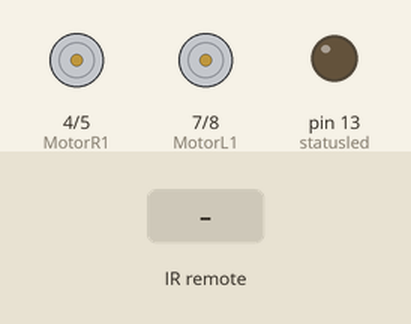
Bench run of a sketch on a simulated Arduino Uno, built with avr-gcc and run on an emulated ATmega328P. On the bench: motor-driver pin pairs drawn as motors (green arrow = first pin HIGH = forward, orange = second pin HIGH = backward, longer = more drive, scaled by the enable pin), output pins drawn as LEDs (lit = HIGH). Inputs (shaded band) come from the test bench.

Above: at 1.2 s.
1.3 s: infrared code 0xFF18E7 received
At 2.1 s:
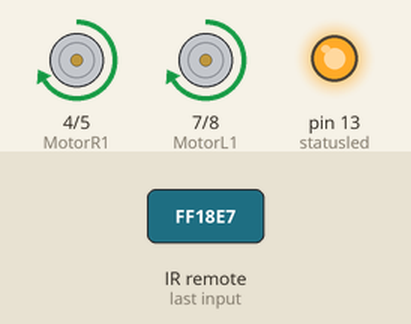
2.9 s: infrared code 0xFF10EF received
At 3.4 s:
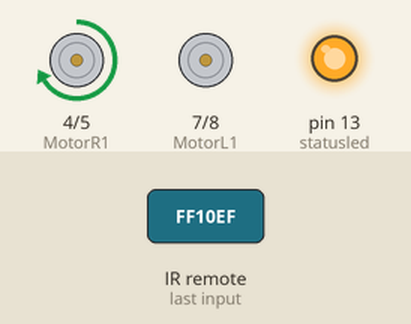
4.5 s: infrared code 0xFF30CF received
At 5.8 s:
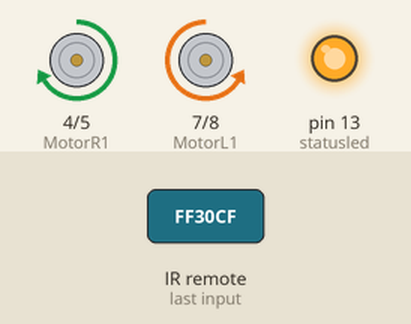
6.1 s: infrared code 0xFF5AA5 received
At 7.0 s:
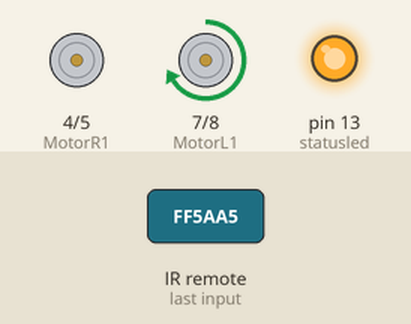
7.7 s: infrared code 0xFF7A85 received
At 8.1 s:
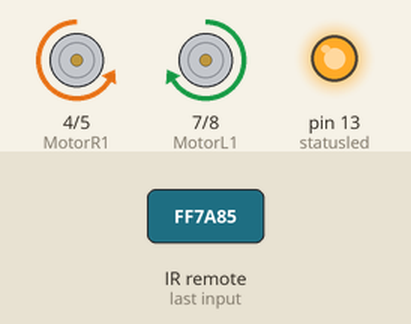
9.2 s: infrared code 0xFF4AB5 received
At 10.5 s:
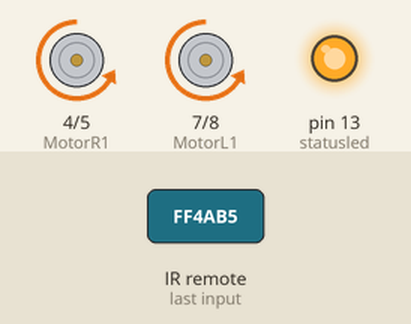
Timing chart, 0 to 11.8 s (numbered marks = the images above; inputs shaded):
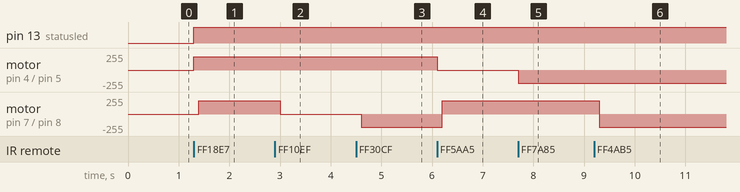

The sketch:

IR_remote_L298N_V2.ino
```cpp
#include <IRremote.h>

int RECV_PIN = 11;

int statusled = 13;

IRrecv irrecv(RECV_PIN);

decode_results results;

//Motor Right
const int enableR = 3;
const int MotorR1 = 4;
const int MotorR2 = 5;

//Motor Left
const int enableL = 6;
const int MotorL1 = 7;
const int MotorL2 = 8;

int enableRval ;
int enableLval ;
int MotorR1val ;
int MotorR2val ;
int MotorL1val ;
int MotorL2val ;

int MotorRspeed ;
int MotorLspeed ;

void setup()

{

irrecv.enableIRIn();

  pinMode(statusled,OUTPUT);
  digitalWrite(statusled,LOW);

  pinMode (enableR, OUTPUT);
  pinMode (MotorR1, OUTPUT);
  pinMode (MotorR2, OUTPUT);

  pinMode (enableL, OUTPUT);
  pinMode (MotorL1, OUTPUT);
  pinMode (MotorL2, OUTPUT);

  digitalWrite(enableR , HIGH);
  digitalWrite(enableL , HIGH);
}

void loop() {

if (irrecv.decode(&results)) {

digitalWrite(statusled,HIGH);

irrecv.resume();
/////////////////////////////////////////////////////////////////////////
if (results.value == 0xFF18E7){ // type button 2 forward robot control

     MotorRspeed =  200;
     MotorLspeed =  MotorRspeed;

     MotorR1val = 1;
     MotorR2val = 0;
     MotorL1val = 1;
     MotorL2val = 0;
     Motor();
     Serial.print("Forward");
/////////////////////////////////////////////////////////////////////////
}else if(results.value == 0xFF10EF){ // type button 4 turn left robot control

     MotorRspeed = 200;
     MotorLspeed = 0;

      MotorR1val = 1;
      MotorR2val = 0;
      MotorL1val = 1;
      MotorL2val = 0;
      Motor();
      Serial.print("Forward Left");


}else if(results.value == 0xFF30CF){ // type button 1 rotate left robot control

     MotorRspeed = 200;
     MotorLspeed = MotorRspeed;
      MotorR1val = 1;
      MotorR2val = 0;
      MotorL1val = 0;
      MotorL2val = 1;
      Motor();
      Serial.print("Rotate Left");


}else if(results.value == 0xFF5AA5){ // type button 6 turn right robot control

     MotorRspeed = 0;
     MotorLspeed = 200;

      MotorR1val = 1;
      MotorR2val = 0;
      MotorL1val = 1;
      MotorL2val = 0;
      Motor();
      Serial.print("Forward Right");


}else if(results.value == 0xFF7A85){ // type button 3 rotate right robot control

     MotorRspeed = 200;

     MotorLspeed = MotorRspeed;

      MotorR1val = 0;
      MotorR2val = 1;
      MotorL1val = 1;
      MotorL2val = 0;
       Motor();
       Serial.print("Rotate Right");


} else if(results.value == 0xFF4AB5){ // type button 8 backward robot control

     MotorRspeed = 200;

     MotorLspeed = MotorRspeed;

      MotorR1val = 0;
      MotorR2val = 1;
      MotorL1val = 0;
      MotorL2val = 1;
      Motor();
      Serial.print("Backward");

}else if(results.value == 0xFF38C7){ // type button 5 stop robot control

      MotorRspeed = 0;
      MotorLspeed = 0;

      MotorR1val = 0;//off
      MotorR2val = 0;
      MotorL1val = 0;
      MotorL2val = 0;
      Motor();
      Serial.print("Stop");

}

}

}
void Motor() {
//Right Motor
  analogWrite(enableR , MotorRspeed);//
  digitalWrite (MotorR1,MotorR1val);
  digitalWrite (MotorR2,MotorR2val);
  delay (100);
 //Left Motor
   analogWrite(enableL , MotorLspeed);//
  digitalWrite (MotorL1,MotorL1val);
  digitalWrite (MotorL2,MotorL2val);
  delay (100);
}
```

Measured:
- after the input at 1.3 s, pin 13 (statusled): LOW → HIGH at once; motor on pin 4 (MotorR1) / pin 5 (MotorR2): stopped → forward 200/255 at once; motor on pin 7 (MotorL1) / pin 8 (MotorL2): stopped → forward 200/255 after 0.10 s
- after the input at 2.9 s, motor on pin 7 (MotorL1) / pin 8 (MotorL2): forward 200/255 → stopped after 0.10 s
- after the input at 4.5 s, motor on pin 7 (MotorL1) / pin 8 (MotorL2): stopped → backward 200/255 after 0.10 s
- after the input at 6.1 s, motor on pin 4 (MotorR1) / pin 5 (MotorR2): forward 200/255 → stopped at once; motor on pin 7 (MotorL1) / pin 8 (MotorL2): backward 200/255 → forward 200/255 after 0.10 s
- after the input at 7.7 s, motor on pin 4 (MotorR1) / pin 5 (MotorR2): stopped → backward 200/255 at once
- after the input at 9.2 s, motor on pin 7 (MotorL1) / pin 8 (MotorL2): forward 200/255 → backward 200/255 after 0.10 s
